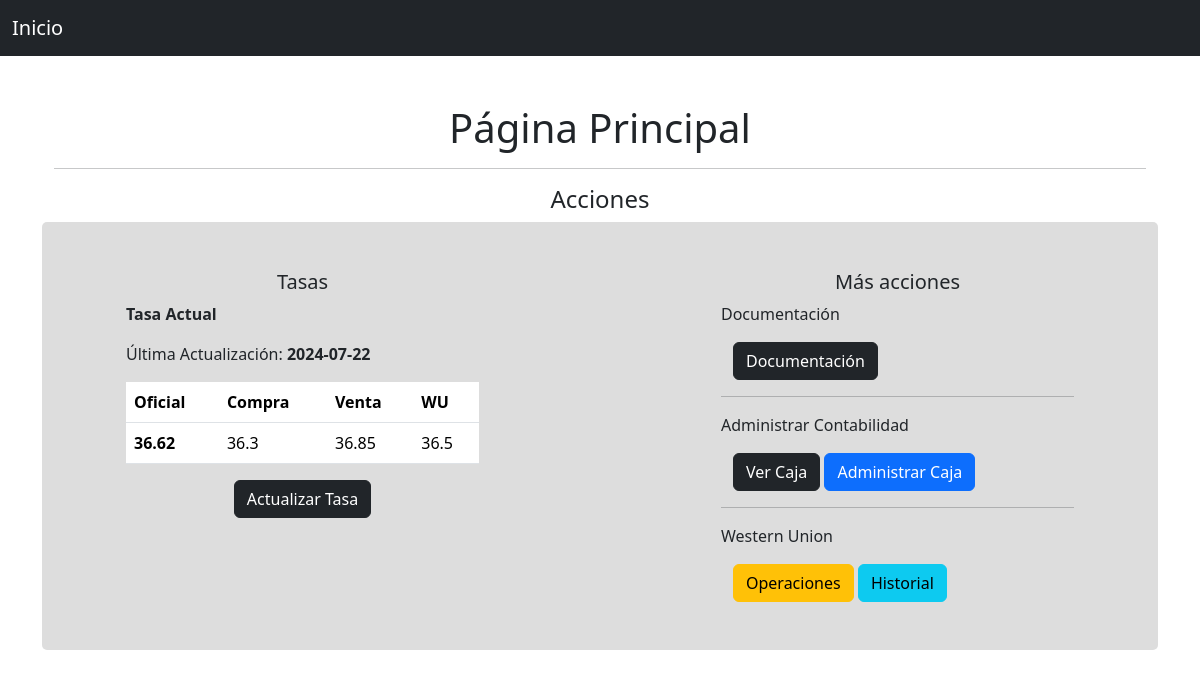
Before: / with the older database file.
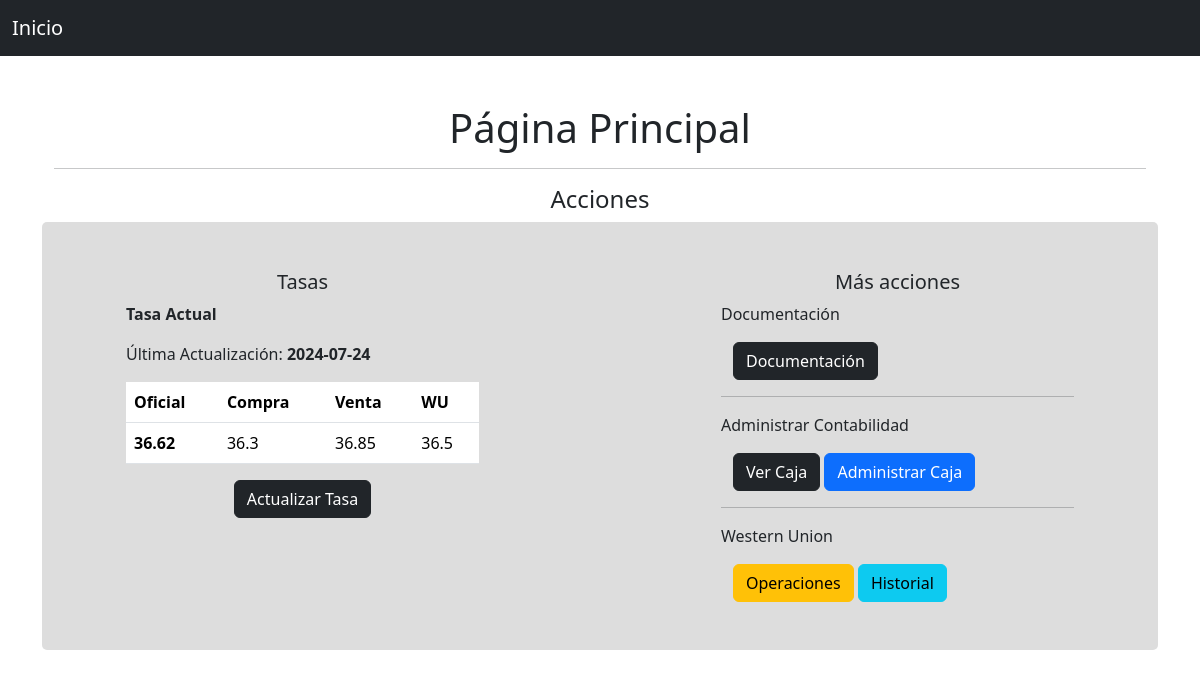
After: the same page with the newer database file.
### app/models/tasa.py (models this page shows)
class Tasa(db.Model):
    id = db.Column(db.Integer, primary_key=True)
    fecha = db.Column(db.Date, nullable=False, default=datetime.utcnow)
    tasa_oficial = db.Column(db.Float, nullable=False)
    tasa_compra = db.Column(db.Float, nullable=False)
    tasa_venta = db.Column(db.Float, nullable=False)
    tasa_wu = db.Column(db.Float, nullable=False)

### app/views/main.py (the view)
@main.route('/')
def index():
    tasa = Tasa.query.order_by(Tasa.id.desc()).first()
    return render_template('main/index.html',tasa=tasa)

### app/templates/main/index.html (shortened to what this page needs)
{%extends 'base.html'%}
{%block content%}
<div class="container text-center">
    <h1>Página Principal</h1>
    <hr>
</div>
<div class="container">
    <h4 class="text-center">Acciones</h4>
    <div class="row d-flex justify-content-between p-5" style="background-color: rgb(221, 221, 221); border-radius: 5px;">
        <div class="col-sm-5">
            <div class="container">
                <h5 class="text-center">Tasas</h5>
                <div class="container">
                    {% if tasa %}
                        <p><b>Tasa Actual</b></p>
                        <p>Última Actualización: <b>{{tasa.fecha}}</b></p>
                        <table class="table">
                            <thead>
                              <tr>
                                <th scope="col">Oficial</th>
                                <th scope="col">Compra</th>
                                <th scope="col">Venta</th>
                                <th scope="col">WU</th>
                              </tr>
                            </thead>
                            <tbody>
                              <tr>
                                <th>{{tasa.tasa_oficial}}</th>
                                <td>{{tasa.tasa_compra}}</td>
                                <td>{{tasa.tasa_venta}}</td>
                                <td>{{tasa.tasa_wu}}</td>
                              </tr>
                            </tbody>
                        </table>
                        <div class="container text-center">
                            <a href="{{url_for('main.set_tasa')}}" class="btn btn-dark">Actualizar Tasa</a>
                        </div>
                    {%else%}
                        <p>No se ha fijado la Tasa</p>
                        <a href="{{url_for('main.set_tasa')}}" class="btn btn-dark">Fijar Tasa</a>
                    {% endif %}
                </div>
            </div>
        </div>
        <div class="col-sm-5">
            <div class="container">
                <h5 class="text-center">Más acciones</h5>
                <div class="container">
                    <p>Documentación</p>
                    <div class="container">
                        <a href="{{url_for('auth.documentation')}}" class="btn btn-dark">Documentación</a>
                    </div>
                    <hr>
                    <p>Administrar Contabilidad</p>
                    <div class="container">
                        <a href="{{url_for('main.get_caja')}}" class="btn btn-dark">Ver Caja</a>
                        <a href="{{url_for('main.set_caja')}}" class="btn btn-primary">Administrar Caja</a>
                    </div>
                    <hr>
                    <p>Western Union</p>
                    <div class="container">
                        <a href="{{url_for('main.operaciones_wu')}}" class="btn btn-warning">Operaciones</a>
                        <a href="{{url_for('main.historial_wu')}}" class="btn btn-info">Historial</a>
                    </div>
                </div>
            </div>
        </div>
    </div>
</div>
{%endblock%}

Changed rows visible on the page:
removed Tasa: fecha "2024-07-22", tasa_oficial "36.62", tasa_compra "36.3", tasa_venta "36.85", tasa_wu "36.5"
now on this page (row edited): Tasa: fecha "2024-07-24", tasa_oficial "36.62", tasa_compra "36.3", tasa_venta "36.85", tasa_wu "36.5"
